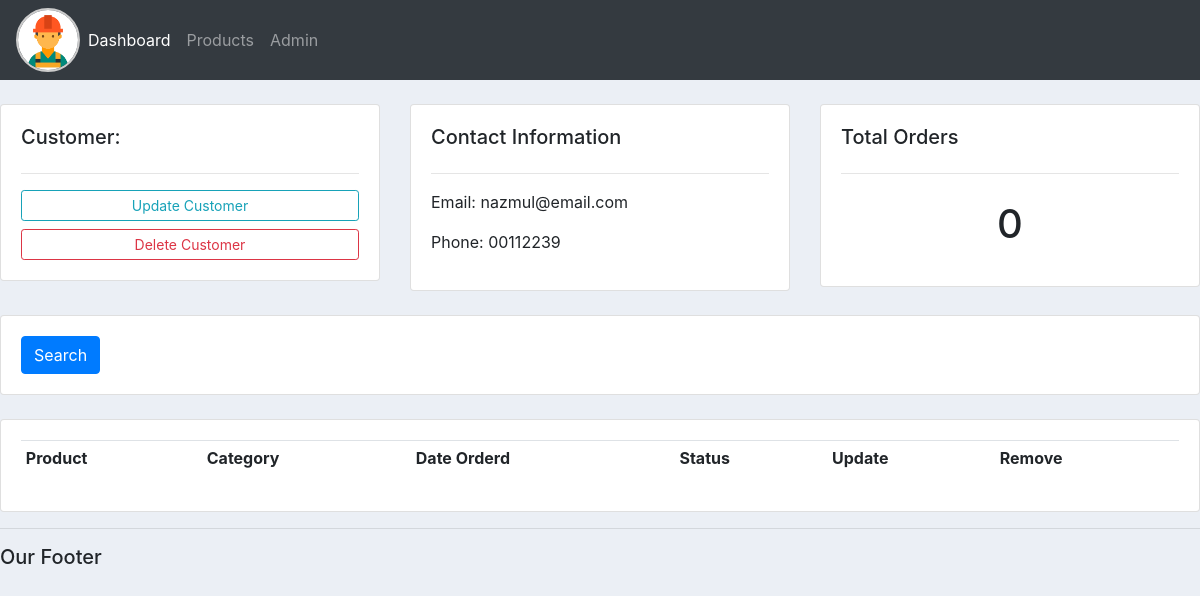
The app's page /customer/1/, older data.
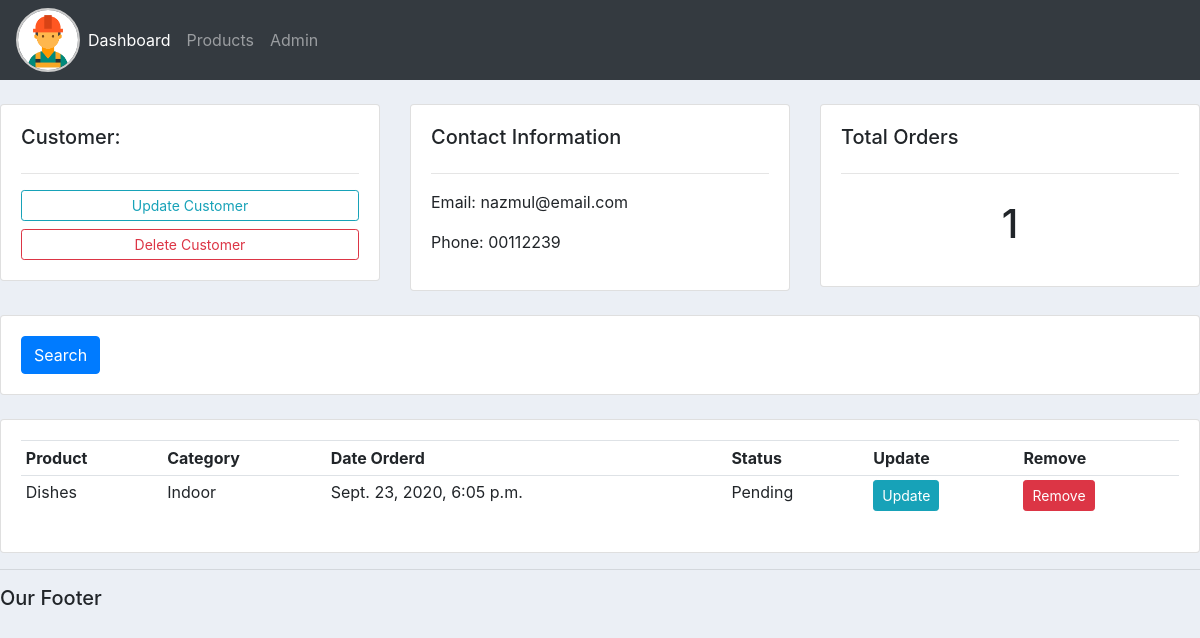
The same page, newer data.
### accounts/models.py (models this page shows, shortened)
class Order(models.Model):
    STATUS = (
        ('Pending', 'Pending'),
        ('Out for delivery', 'Out for delivery'),
        ('Delivered', 'Delivered'),
    )
    customer = models.ForeignKey(
        Customer, null=True, on_delete=models.SET_NULL)
    product = models.ForeignKey(Product, null=True, on_delete=models.SET_NULL)
    date_created = models.DateTimeField(auto_now_add=True)
    status = models.CharField(max_length=200, null=True, choices=STATUS)

class Product(models.Model):
    CATEGORY = (
        ('Indoor', 'Indoor'),
        ('Out door', 'Out door'),
    )
    name = models.CharField(max_length=200, null=True)
    price = models.FloatField(null=True)
    category = models.CharField(max_length=200, null=True, choices=CATEGORY)
    description = models.CharField(max_length=200, null=True, blank=True)
    date_created = models.DateTimeField(auto_now_add=True)
    tags = models.ManyToManyField(Tag)
    def __str__(self):
        return self.name

### accounts/views.py (the view)
# urls.py: path('customer/<str:pk>/', views.customer, name="customer"),
def customer(req, pk):
    customer = Customer.objects.get(id=pk)
    orders = customer.order_set.all()
    order_count = orders.count()
    context = {'customer': customer,
               'orders': orders, 'order_count': order_count}
    return render(req, 'accounts/customer.html', context)

### accounts/templates/accounts/customer.html
{% extends 'accounts/main.html' %} {% block content %}
<br />
<div class="row">
    <div class="col-md">
        <div class="card card-body">
            <h5>Customer:</h5>
            <hr />
            <a class="btn btn-outline-info btn-sm btn-block" href=""
                >Update Customer</a
            >
            <a class="btn btn-outline-danger btn-sm btn-block" href=""
                >Delete Customer</a
            >
        </div>
    </div>
    <div class="col-md">
        <div class="card card-body">
            <h5>Contact Information</h5>
            <hr />
            <p>Email: {{customer.email}}</p>
            <p>Phone: {{customer.phone}}</p>
        </div>
    </div>
    <div class="col-md">
        <div class="card card-body">
            <h5>Total Orders</h5>
            <hr />
            <h1 style="text-align: center; padding: 10px">
            {{order_count}}</h1>
        </div>
    </div>
</div>
<br />
<div class="row">
    <div class="col">
        <div class="card card-body">
            <form method="get">
                <button class="btn btn-primary" type="submit">Search</button>
            </form>
        </div>
    </div>
</div>
<br />
<div class="row">
    <div class="col-md">
        <div class="card card-body">
            <table class="table table-sm">
                <tr>
                    <th>Product</th>
                    <th>Category</th>
                    <th>Date Orderd</th>
                    <th>Status</th>
                    <th>Update</th>
                    <th>Remove</th>
                </tr>
                {% for order in orders %}
                <tr>
                    <td>{{order.product}}</td>
                    <td>{{order.product.category}}</td>
                    <td>{{order.date_created}}</td>
                    <td>{{order.status}}</td>
                    <td><a href="#" class="btn btn-sm btn-info">Update</a></td>
                    <td><a href="#" class="btn btn-sm btn-danger">Remove</a></td>
                </tr>
                {% endfor %}
            </table>
        </div>
    </div>
</div>
{% endblock %}

Row changes from the older to the newer data that the page shows:
added Order: product "Dishes", product.category "Indoor", date_created "Sept. 23, 2020, 6:05 p.m.", status "Pending"
Text that changed along with them:
{{ order_count }}: "0" → "1"
